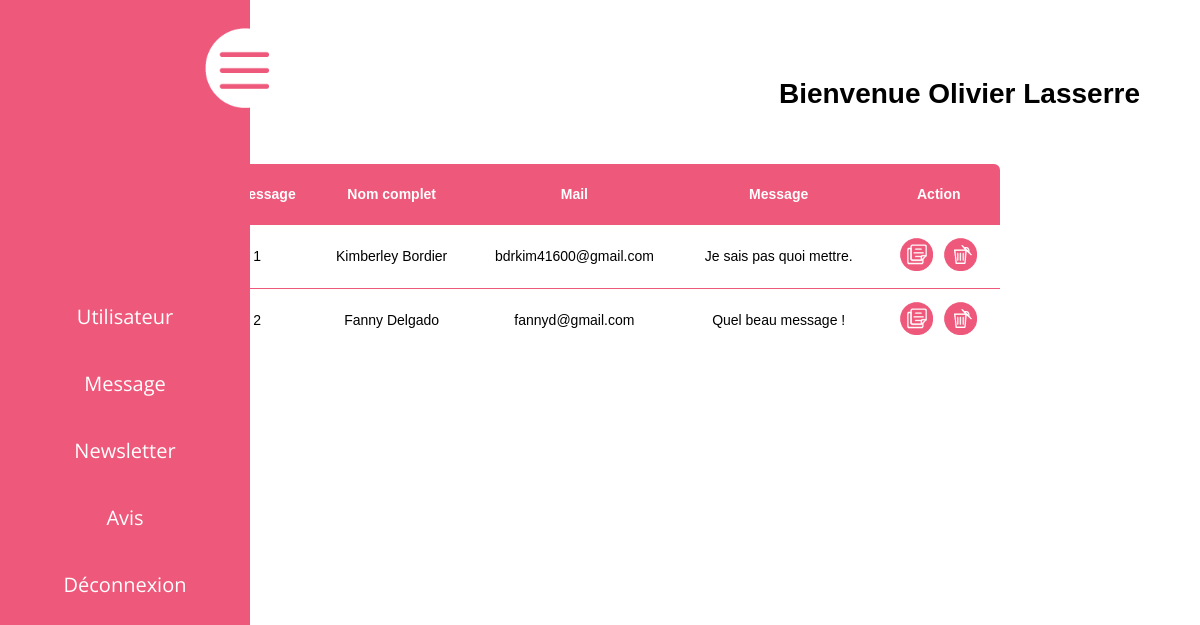
The app's page /admin/userAdmin.php?table=Message (signed in) with its own data.
### tables this page shows
CREATE TABLE jd_message (
    m_id INT NOT NULL AUTO_INCREMENT,
    m_nom VARCHAR(55) NOT NULL,
    m_mail VARCHAR(100) NOT NULL,
    m_message VARCHAR(255) NOT NULL,
    PRIMARY KEY (m_id)
);

### include/modele.php (called while the page is built, shortened)
<?php
function executeRequete($cnx, $sql, $parametre = NULL){
    if ($parametre == NULL) {
        $resultat = $cnx->query($sql);
    } else {
        $resultat = $cnx->prepare($sql);
        $resultat->execute($parametre);
    }
    return $resultat;
}

### admin/userAdmin.php (the view, shortened to what this page needs)
<?php
include 'navAdmin.php';
$cnx = getBd();
?>
<main>
    <h1>Bienvenue <?= $_SESSION['nomAd']; ?></h1>
    <?php
    switch ($_GET['table']) {
        case 'Message':
            echo '<section class="readMess">';
            $sqlMess = "SELECT * FROM jd_message";
            $requeteMess = executeRequete($cnx, $sqlMess);
            echo '<table>
                        <tr>
                            <th>ID Message</th>
                            <th>Nom complet</th>
                            <th>Mail</th>
                            <th>Message</th>
                            <th>Action</th>
                        </tr>';
            while ($rowMess = $requeteMess->fetch(PDO::FETCH_ASSOC)) {
                echo    '<tr>
                                <td>' . $rowMess['m_id'] . '</td>
                                <td>' . $rowMess['m_nom'] . '</td>
                                <td>' . $rowMess['m_mail'] . '</td>
                                <td class="wMess">' . $rowMess['m_message'] . '</td>
                                <td>'
                    .       '<a href="consult.php?consult=Message&consultidMess=' . $rowMess['m_id'] . '" class="edit"><img src="../assets/img/consult.png" alt="icone consulter"></a>
                                    <a href="delete.php?delete=Message&deleteidMess=' . $rowMess['m_id'] . '" class="edit"><img src="../assets/img/delete.png" alt="icone supprimer"></a>
                                </td>
                            </tr>';
            }
            echo '</table>';
            echo '</section>';
            break;
    }
    ?>
</main>
<?php
include 'footerAdmin.php';
?>

### admin/css/navAdmin.css (style rules this page uses)
* { margin: 0; padding: 0; }

### admin/css/tableAdmin.css (style rules this page uses)
body { font: 400 14px 'Calibri', 'Arial'; }
main { min-height: 50vh; display: flex; flex-direction: column; justify-content: center; align-items: center; z-index: 0; }
h1 { align-self: flex-end; margin: 5% 5% 2% 0; }
img:not(.logo img) { width: 40px; }
main section, .consultBD { max-width: 800px; width: 100%; }
table { border-spacing: 1; border-collapse: collapse; background: white; border-radius: 6px; overflow: hidden; width: 100%; margin: 30px auto; position: relative; }
table * { position: relative; }
table td, table th { padding-left: 8px; }
table tr th { background: #EE587A; color: white; }
table tr { height: 60px; border-bottom: #EE587A 1px solid; }
table tbody tr:last-child { border: 0; }
table td, table th { text-align: center; padding: 10px; }
.wMess { max-width: 200px; text-align: center; }

### records on screen
jd_message: m_id "1", m_nom "Kimberley Bordier", m_mail "bdrkim41600@gmail.com", m_message "Je sais pas quoi mettre."
jd_message: m_id "2", m_nom "Fanny Delgado", m_mail "fannyd@gmail.com", m_message "Quel beau message !"

### other values on screen
$_SESSION['nomAd'] "Olivier Lasserre"
